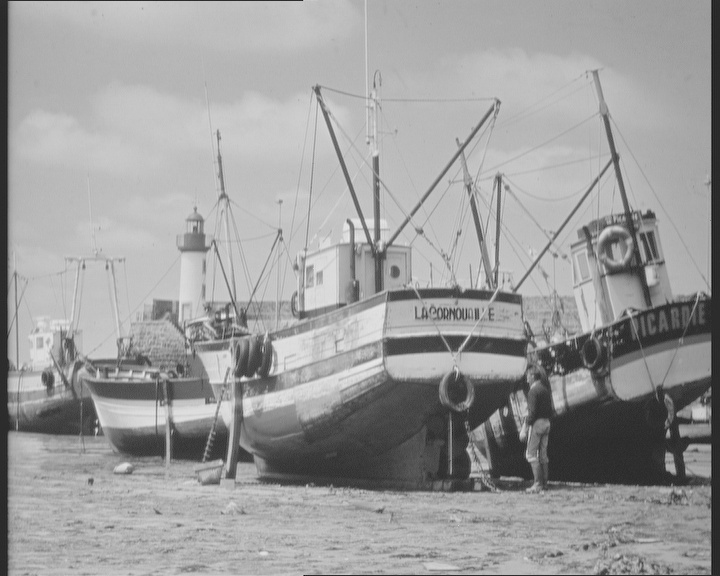
#> input picture Python/Ass1/Image1/log_transform/gamma_transformed_gamma_0.6.jpg, 720 x 576 px
$ python gamma06.py
#> lines starting #> are read from the running program, lines starting #| are printed output that depends on the picture
import cv2
import numpy as np
import matplotlib.pyplot as plt

# Create a 0 to 255 freqMap, where index = intensity level & freq[index] = freq of pixels
def createMap(intMap):
    freqMap = [0]*256
    for row in intMap:
        for val in row:
         freqMap[val] += 1
    return freqMap

# Step 1: Read the image
# image_path = '../assets/ass1/boats.bmp'  # original
# image_path = './log_transform/log_transformed.jpg'  # log transformed c =1
image_path = './log_transform/gamma_transformed_gamma_0.6.jpg'  # log transformed c = 1, gamma = 0.6
# [4 lines of commented-out code are left out]

image = cv2.imread(image_path)
#> image is the input picture: shape (576, 720, 3); min 16, max 235, mean 156.9
print(image.shape)
#| (576, 720, 3)

# Convert the image from BGR to RGB
image_rgb = cv2.cvtColor(image, cv2.COLOR_BGR2RGB)
red_channel = image_rgb[:, :, 0]  # Red channel (0 for Red in RGB image)
green_channel = image_rgb[:, :, 1]  # Green channel (1 for Green in RGB image)
blue_channel = image_rgb[:, :, 2]  # Blue channel (2 for Blue in RGB image)

r_hist = createMap(red_channel)
#> after the loop in createMap, `for row in intMap:`: freqMap = 256 values, max 9904 at index 191, min 0 at index 0, mean 1620
#> r_hist has the same summary as freqMap in createMap
g_hist = createMap(green_channel)
#> g_hist has the same summary as freqMap in createMap
b_hist = createMap(blue_channel)
#> b_hist has the same summary as freqMap in createMap

# Create a figure with subplots
fig, axs = plt.subplots(2, 4, figsize=(14, 10))
# fig.suptitle("Original Image and Histograms", fontsize=16)
fig.canvas.manager.set_window_title("Original Boat Image")


# Display the RGB image
axs[0, 0].imshow(image_rgb)
axs[0, 0].set_title("Original Image")
axs[0, 0].axis('off')

axs[1,0].plot(r_hist, color='red', label='Red Channel')
axs[1,0].plot(g_hist, color='green', label='Green Channel')
axs[1,0].plot(b_hist, color='blue', label='Blue Channel')
# axs[1, 0].set_title("Original Histogram")
axs[1, 0].set_xlabel("Pixel Intensity")
axs[1, 0].set_ylabel("Frequency")
axs[1, 0].legend()
axs[1, 0].grid()


# Plot the histograms as bars
axs[1,1].bar(range(256), r_hist, color='red', alpha=0.6, label='Red Channel')
axs[1, 2].bar(range(256), g_hist, color='green', alpha=0.6, label='Green Channel')
axs[1, 3].bar(range(256), b_hist, color='blue', alpha=0.6, label='Blue Channel')

# red channel
# axs[1, 1].set_title("Red Channel Histogram")
axs[1, 1].set_xlabel("Pixel Intensity")
axs[1,1].set_ylabel("Frequency")
axs[1,1].legend()
axs[1,1].grid()

# green channel
# axs[1, 2].set_title("Green Channel Histogram")
axs[1, 2].set_xlabel("Pixel Intensity")
axs[1,2].set_ylabel("Frequency")
axs[1,2].legend()
axs[1,2].grid()

# green channel
# axs[1, 3].set_title("Blue Channel Histogram")
axs[1,3].set_xlabel("Pixel Intensity")
axs[1,3].set_ylabel("Frequency")
axs[1,3].legend()
axs[1,3].grid()

# Display the Red channel
axs[0,1].imshow(red_channel, cmap='Reds')
axs[0,1].set_title("Red Channel")
axs[0,1].axis('off')

# Display the Green channel
axs[0,2].imshow(green_channel, cmap='Greens')
axs[0,2].set_title("Green Channel")
axs[0,2].axis('off')

# Display the Blue channel
axs[0,3].imshow(blue_channel, cmap='Blues')
axs[0,3].set_title("Blue Channel")
axs[0,3].axis('off')

plt.tight_layout()
plt.show()
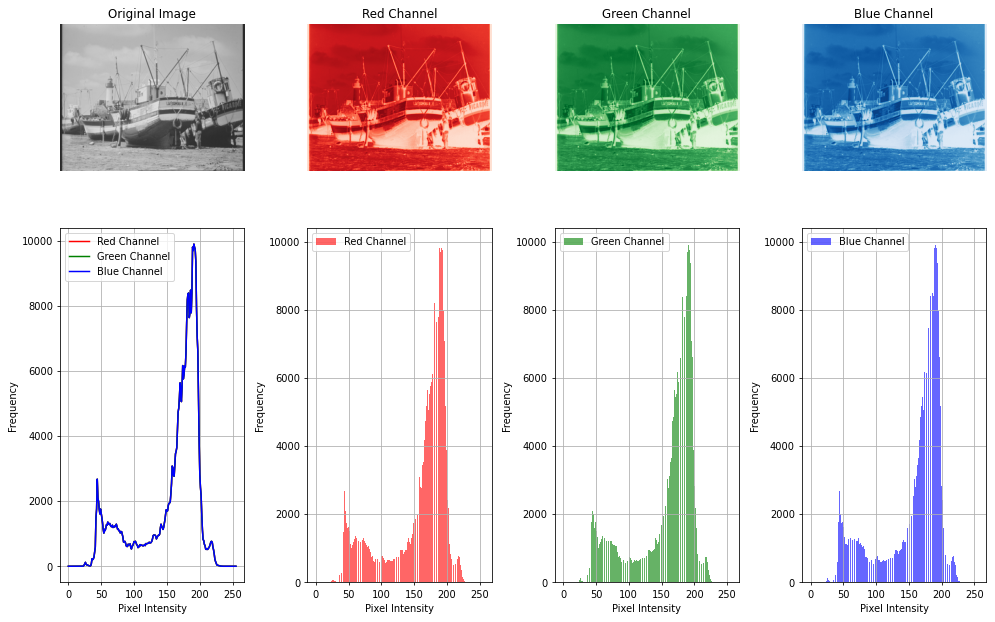
#> figure drawn by matplotlib, 8 panels; panel 5: curve peaks at x = 191, y = 9904; panel 5: curve peaks at x = 191, y = 9904; panel 5: curve peaks at x = 191, y = 9904; panel 6: tallest bar 9904 high, from x = 190.6 to 191.4
